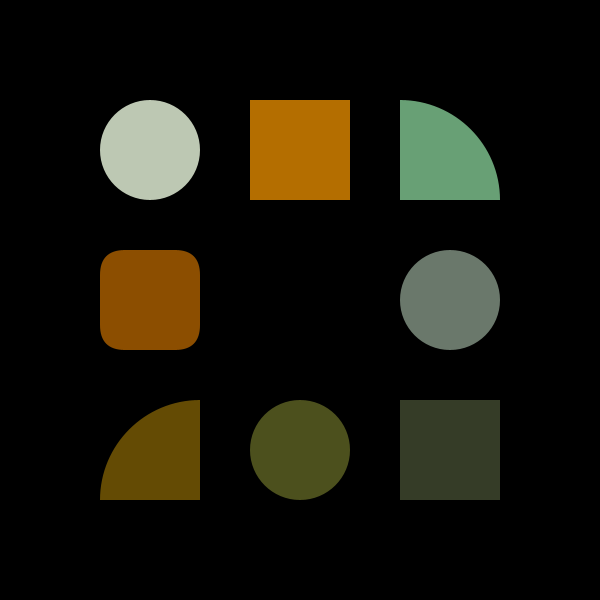
Frame 1 (no input)
Frame 60 (the mouse pressed at the canvas centre just before this capture): identical to frame 1, image omitted
Frame 120 (the mouse held since frame 60 and released just before this capture): identical to frame 1, image omitted

The Processing sketch that drew this single still picture (run headless with seeded random() and noise(); from frame 60 on, the mouse is pressed at the canvas centre):

// Processing sketch: shapes_function_args
// ── shapes_function_args.pde
// 関数理解用
// 関数で塗り色を決める（引数つき）
// 右下にいくほど暗くしている

// いい感じに塗り色を設定する関数（明るさ指定オプションつき）
// 設定したい色の明るさを引数 br (0 ~ 255) として指定できる
void fillNicely(float br) {
  // かぼちゃのような色を生成する

  colorMode(HSB);

  float h = random(0, 100);
  float s = map(
    sin(map(h, 0, 100, 0, 2 * PI)),
    -1, +1,
    0, 255
  );
  fill(h, s, br);
}

void setup() {
  size(600, 600);
  noStroke();
  background(0);

  // rect() の座標の扱いを ellipse() と同じように変更する
  rectMode(CENTER);

  // 上段左の図形
  fillNicely(200);
  ellipse(
    width / 4,
    height / 4,
    100, 100
  );

  // 上段中央の図形
  fillNicely(180);
  rect(
    width / 2,
    height / 4,
    100, 100
  );

  // 上段右上の図形
  fillNicely(160);
  arc(
    width * 3 / 4 - 100 / 2,
    height / 4 + 100 / 2,
    100 * 2, 100 * 2,
    -PI / 2,
    0,
    PIE
  );

  // 中段左の図形
  fillNicely(140);
  rect(
    width / 4,
    height / 2,
    100, 100,
    25
  );

  // 中段右の図形
  fillNicely(120);
  ellipse(
    width * 3 / 4,
    height / 2,
    100, 100
  );

  // 下段左の図形
  fillNicely(100);
  arc(
    width / 4 + 100 / 2,
    height * 3 / 4 + 100 / 2,
    100 * 2, 100 * 2,
    PI, PI * 3 / 2,
    PIE
  );

  // 下段中央の図形
  fillNicely(80);
  ellipse(
    width / 2,
    height * 3 / 4,
    100, 100
  );

  // 下段右の図形
  fillNicely(60);
  rect(
    width * 3 / 4,
    height * 3 / 4,
    100, 100
  );
}

void draw() {
}
